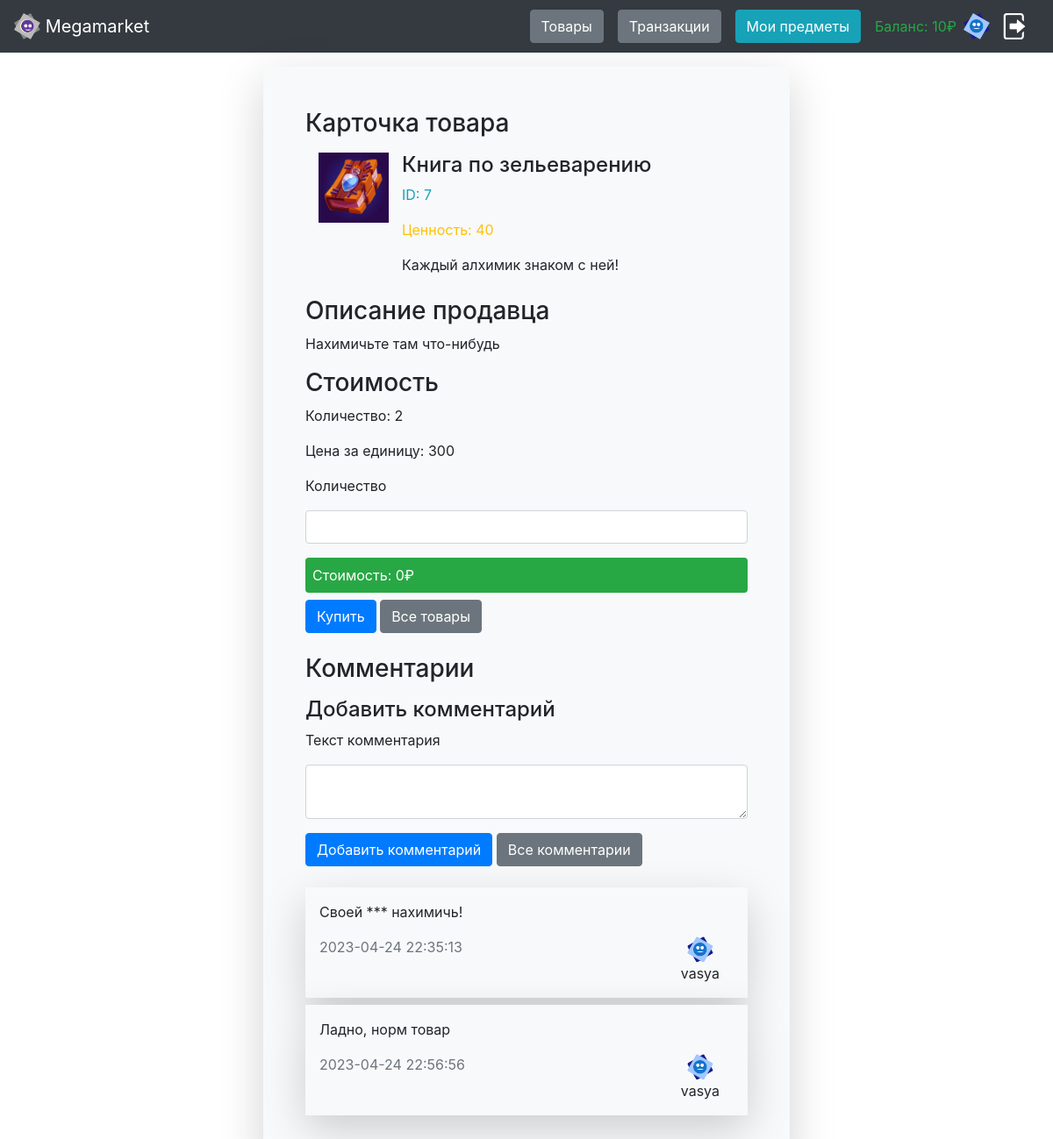
The page /product/2 (signed in) on the database its author committed.
### app/models/users/user.py (models this page shows, shortened)
class User(SqlAlchemyBase, UserMixin, Model):
    __tablename__ = "users"
    DEFAULT_AVATAR = "default_avatar.png"
    id = Column(Integer, primary_key=True, autoincrement=True)
    login = Column(String, unique=True, nullable=False)
    password = Column(String, nullable=False)
    description = Column(String, default="")
    bill = Column(Integer, default=0, nullable=False)
    created_at = Column(DateTime, default=datetime.now)
    is_staff = Column(Boolean, default=False)
    avatar = Column(String, default="")
    @property
    def img_url(self):
        return img_url(self.avatar or self.DEFAULT_AVATAR)
    @property
    def preview_url(self):
        return f"/users/{self.id}"

### app/models/item_type.py (models this page shows, shortened)
class ItemType(Model, SqlAlchemyBase):
    __tablename__ = "item_types"
    id = Column(Integer, primary_key=True, autoincrement=True)
    name = Column(String)
    description = Column(String)
    image = Column(String)
    rare = Column(Integer)
    @property
    def img_url(self):
        return img_url(self.image)

### app/models/product.py (models this page shows, shortened)
class Product(Model, SqlAlchemyBase):
    __tablename__ = "products"
    id = Column(Integer, primary_key=True, autoincrement=True)
    user_description = Column(String)
    price = Column(Integer)
    created_at = Column(DateTime, default=datetime.datetime.now)
    user_id = Column(Integer, ForeignKey("users.id"))
    count = Column(Integer)
    item_type_id = Column(Integer, ForeignKey("item_types.id"))
    item_type = orm.relationship("ItemType")
    user = orm.relationship("User", backref="products")

### app/models/comment.py (models this page shows, shortened)
class Comment(Model, SqlAlchemyBase):
    __tablename__ = "comments"
    id = Column(Integer, primary_key=True, autoincrement=True)
    target_id = Column(Integer, ForeignKey("products.id"))
    user_id = Column(Integer, ForeignKey("users.id"))
    text = Column(String)
    date = Column(DateTime, default=datetime.datetime.now)
    user = orm.relationship("User", backref="comments")
    target = orm.relationship("Product", backref="comments")

### app/site/store/views.py (the view, shortened to what this page needs)
@blueprint.route("/product/<int:pk>", methods=["POST", "GET"])
@login_required
def product_view(pk):
    with create_session() as session:
        product: Product = session.query(Product).filter(Product.id == pk).first()
        if product is None:
            abort(404)
        data = {
            "product": product,
            "comments": session.query(Comment)
            .filter(Comment.target_id == pk)
            .limit(4)
            .all(),
        }
        form = ProductBuyForm()
        comment_form = CommentForm()
        data["form"] = form
        data["comment_form"] = comment_form
        return render_template("store/product_view.html", **data)

### app/site/store/forms.py
class ProductBuyForm(FlaskForm):
    count = IntegerField("Количество", validators=[DataRequired(), NumberRange(min=1)])
    submit = SubmitField("Купить")

class CommentForm(FlaskForm):
    text = TextAreaField("Текст комментария", validators=[DataRequired(), Length(max=2000)])
    submit = SubmitField("Добавить комментарий")

### app/models/core.py (called while the page is built)
def format_date(date: datetime.datetime):
    return date.strftime("%Y-%m-%d %H:%M:%S")

### app/models/db_session.py (called while the page is built)
def create_session() -> Session:
    global __factory
    if __factory is None:
        global_init(DB_FILE)
    return __factory()

### app/site/authorization/views.py (called while the page is built)
@login_manager.user_loader
def load_user(user_id):
    db_sess = create_session()
    return db_sess.query(User).get(user_id)

### app/utils/utils.py (called while the page is built)
def img_url(img_name: str):
    return url_for("static", filename=f"{settings.IMAGES_DIR_NAME}/{img_name}")

### main.py (called while the page is built)
@app.template_filter()
def date(value):
    return format_date(value)

### app/templates/store/product_view.html (shortened to what this page needs)
{% extends 'form_base.html' %}
{% import 'macroses.html' as macroses %}
{% block form_content %}
    <h3 class="mb-3">Карточка товара</h3>
    {{ macroses.item_type_card(product.item_type) }}
    <h3 class="mb-2">Описание продавца</h3>
    <p>{{ product.user_description }}</p>
    <h3 class="mb-2">Стоимость</h3>
    <p>Количество: {{ product.count }}</p>
    <p>Цена за единицу: {{ product.price }}</p>
    <form method="post" class="mb-4">
        {{ macroses.input_field(form.count, id='count_input', downtext=' ') }}
        <div class="text-white bg-success p-2 rounded mb-2">Стоимость: <span id="total">0</span>₽</div>
        {{ macroses.submit(form.submit, id='submit_btn') }}
        <a href="/products" class="btn btn-secondary">Все товары</a>
    </form>
    <h3 class="mb-3">Комментарии</h3>
    <form method="post" class="mb-4">
        <h4>Добавить комментарий</h4>
        {{ macroses.input_field(comment_form.text) }}
        {{ macroses.submit(comment_form.submit) }}
        <a href="/comments/{{ product.id }}" class="btn btn-secondary">Все комментарии</a>
    </form>
    {% for comment in comments %}
        <div class="p-3 bg-light shadow-lg my-2">
            {{ macroses.comment_card(comment) }}
        </div>
    {% endfor %}
{% endblock %}

### app/templates/macroses.html (shortened to what this page needs)
{% macro input_field(field, id='', downtext='') %}
    <div class="form-group">
        <label>{{ field.label }}</label>
        {% if id %}
            {{ field(id=id, class='form-control') }}
        {% else %}
            {{ field(class='form-control') }}
        {% endif %}
    </div>
{% endmacro %}
{% macro submit(field) %}
    {{ field(class='btn btn-primary', type='submit', **kwargs) }}
{% endmacro %}
{% macro item_type_card(item_type, footer=None) %}
    <div class="container mb-2 d-flex flex-row">
        <img src="{{ item_type.img_url }}" width="80" height="80"
             class="d-inline-block align-center"
             alt="">
        <div class="container">
            <h4>{{ item_type.name }}</h4>
            <p class="text-info">ID: {{ item_type.id }}</p>
            <p class="text-warning">Ценность: {{ item_type.rare }}</p>
            <p class="text-wrap text-break">{{ item_type.description }}</p>
        </div>
    </div>
{% endmacro %}
{% macro user_icon_small(user) %}
    <a href="{{ user.preview_url }}"
       class="text-reset text-decoration-none ml-auto">
        <div class="d-flex flex-column justify-content-center pr-3">
            <img src="{{ user.img_url }}" alt="" width="30" height="30"
                 class="rounded-circle d-inline-block align-top mx-auto">
            <p class="p-0 text-center m-0">{{ user.login }}</p>
        </div>
    </a>
{% endmacro %}
{% macro comment_card(comment) %}
    <p>{{ comment.text }}</p>
    <div class="d-flex flex-row">
        <p class="text-secondary">{{ comment.date|date }}</p>
        <div class="ml-auto">
            {{ user_icon_small(comment.user) }}
        </div>
    </div>
{% endmacro %}

### app/templates/base.html (shortened to what this page needs)
<!doctype html>
<html lang="ru">
<head>
    <link rel="stylesheet" href="{{ url_for('static', filename='css/general.css') }}">
    <link rel="stylesheet" href="https://cdn.jsdelivr.net/npm/bootstrap@4.6.2/dist/css/bootstrap.min.css"
>
</head>
<body>
<nav class="navbar navbar-dark bg-dark dflex">
    <a class="navbar-brand" href="/">
        <img src="{{ url_for('static', filename='images/logo.png') }}" width="30" height="30"
             class="d-inline-block align-top" alt="">
        Megamarket
    </a>
    {% if current_user and current_user.is_authenticated %}
        <div class="ml-auto d-flex align-items-center">
            <a href="/products" class="btn btn-secondary mx-2">Товары</a>
            <a href="/transactions" class="btn btn-secondary mx-2">Транзакции</a>
            <a class="btn btn-info ml-2 mr-3" href="/inventory">Мои предметы</a>
            <div class="text-success mr-2">Баланс: <span id="balance">{{ current_user.bill }}₽</span></div>
            <a href="/profile">
                <img src="{{ current_user.img_url }}" width="30" height="30" class="d-inline-block align-top"
                     alt="">
            </a>
            <a class="btn btn-danger-outline" href="/logout">
                <img src="{{ url_for('static', filename='images/logout.png') }}" width="30" height="30"
                     class="d-inline-block align-top" alt="">
            </a>
        </div>
    {% else %}
        <p>
            <a class="btn btn-primary " href="/register">Зарегистрироваться</a>
            <a class="btn btn-success" href="/login">Войти</a>
        </p>
    {% endif %}
</nav>
<div class="container-fluid dflex justify-content-center">
    <div class="row justify-content-center">
        {% block content %}{% endblock %}
    </div>
</div>
</body>
</html>

### rows shown on the page
User: bill "10", login "vasya"
ItemType: img_url (picture), name "Книга по зельеварению", id "7", rare "40", description "Каждый алхимик знаком с ней!"
Product: user_description "Нахимичьте там что-нибудь", count "2", price "300"
Comment: text "Своей *** нахимичь!", date "2023-04-24 22:35:13"
Comment: text "Ладно, норм товар", date "2023-04-24 22:56:56"

### other values the page prints
{{ field.label }} "Количество Текст комментария"
